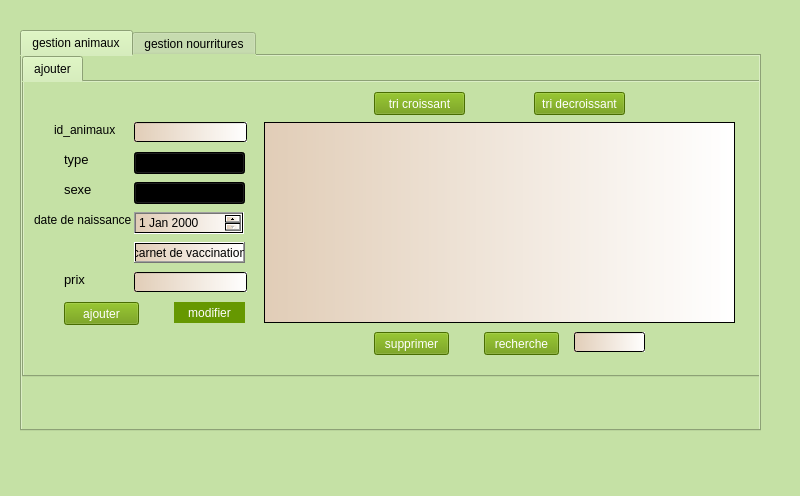
<?xml version="1.0" encoding="UTF-8"?>
<ui version="4.0">
 <class>MainWindow</class>
 <widget class="QMainWindow" name="MainWindow">
  <property name="geometry">
   <rect>
    <x>0</x>
    <y>0</y>
    <width>800</width>
    <height>496</height>
   </rect>
  </property>
  <property name="windowTitle">
   <string>MainWindow</string>
  </property>
  <property name="styleSheet">
   <string notr="true">background-color: rgb(197, 225, 165);</string>
  </property>
  <widget class="QWidget" name="centralwidget">
   <widget class="QTabWidget" name="table_nourritures_2">
    <property name="geometry">
     <rect>
      <x>20</x>
      <y>30</y>
      <width>741</width>
      <height>401</height>
     </rect>
    </property>
    <property name="styleSheet">
     <string notr="true">background-color: rgb(197, 225, 165);</string>
    </property>
    <property name="currentIndex">
     <number>0</number>
    </property>
    <widget class="QWidget" name="tab_4">
     <attribute name="title">
      <string>gestion animaux</string>
     </attribute>
     <widget class="QTabWidget" name="tabWidget">
      <property name="geometry">
       <rect>
        <x>0</x>
        <y>0</y>
        <width>741</width>
        <height>321</height>
       </rect>
      </property>
      <property name="styleSheet">
       <string notr="true">background-color: rgb(197, 225, 165);</string>
      </property>
      <property name="currentIndex">
       <number>0</number>
      </property>
      <widget class="QWidget" name="tab_5">
       <attribute name="title">
        <string>ajouter</string>
       </attribute>
       <widget class="QLabel" name="label_5">
        <property name="geometry">
         <rect>
          <x>40</x>
          <y>70</y>
          <width>71</width>
          <height>16</height>
         </rect>
        </property>
        <property name="text">
         <string>&lt;html&gt;&lt;head/&gt;&lt;body&gt;&lt;p&gt;&lt;span style=&quot; font-size:10pt;&quot;&gt;type&lt;/span&gt;&lt;/p&gt;&lt;/body&gt;&lt;/html&gt;</string>
        </property>
       </widget>
       <widget class="QLabel" name="label_6">
        <property name="geometry">
         <rect>
          <x>40</x>
          <y>100</y>
          <width>47</width>
          <height>13</height>
         </rect>
        </property>
        <property name="text">
         <string>&lt;html&gt;&lt;head/&gt;&lt;body&gt;&lt;p&gt;&lt;span style=&quot; font-size:10pt;&quot;&gt;sexe&lt;/span&gt;&lt;/p&gt;&lt;/body&gt;&lt;/html&gt;</string>
        </property>
       </widget>
       <widget class="QLabel" name="label_9">
        <property name="geometry">
         <rect>
          <x>40</x>
          <y>190</y>
          <width>51</width>
          <height>16</height>
         </rect>
        </property>
        <property name="text">
         <string>&lt;html&gt;&lt;head/&gt;&lt;body&gt;&lt;p&gt;&lt;span style=&quot; font-size:10pt;&quot;&gt;prix&lt;/span&gt;&lt;/p&gt;&lt;/body&gt;&lt;/html&gt;</string>
        </property>
       </widget>
       <widget class="QPushButton" name="pushButton">
        <property name="geometry">
         <rect>
          <x>40</x>
          <y>220</y>
          <width>75</width>
          <height>23</height>
         </rect>
        </property>
        <property name="styleSheet">
         <string notr="true">background-color: rgb(170, 170, 0);
border-radius: 10px 100px / 120px;
color: rgb(255, 255, 255);
background-color: rgb(102, 152, 1);</string>
        </property>
        <property name="text">
         <string>ajouter</string>
        </property>
       </widget>
       <widget class="QPushButton" name="pushButton_supp">
        <property name="geometry">
         <rect>
          <x>350</x>
          <y>250</y>
          <width>75</width>
          <height>23</height>
         </rect>
        </property>
        <property name="styleSheet">
         <string notr="true">border-radius: 10px 100px / 120px;
background-color: rgb(102, 152, 1);

color: rgb(255, 255, 255);</string>
        </property>
        <property name="text">
         <string>supprimer</string>
        </property>
       </widget>
       <widget class="QComboBox" name="le_sexe">
        <property name="geometry">
         <rect>
          <x>110</x>
          <y>100</y>
          <width>111</width>
          <height>22</height>
         </rect>
        </property>
        <property name="styleSheet">
         <string notr="true">background-color: qlineargradient(spread:pad, x1:0, y1:0, x2:1, y2:0, stop:0 rgba(225, 205, 183, 255), stop:1 rgba(255, 255, 255, 255));
selection-background-color: rgb(255, 170, 127);</string>
        </property>
        <item>
         <property name="text">
          <string>male</string>
         </property>
        </item>
        <item>
         <property name="text">
          <string>femelle</string>
         </property>
        </item>
       </widget>
       <widget class="QLabel" name="label_2">
        <property name="geometry">
         <rect>
          <x>10</x>
          <y>130</y>
          <width>101</width>
          <height>16</height>
         </rect>
        </property>
        <property name="text">
         <string>date de naissance</string>
        </property>
       </widget>
       <widget class="QDateEdit" name="la_date">
        <property name="geometry">
         <rect>
          <x>110</x>
          <y>130</y>
          <width>110</width>
          <height>22</height>
         </rect>
        </property>
        <property name="styleSheet">
         <string notr="true">background-color: qlineargradient(spread:pad, x1:0, y1:0, x2:1, y2:0, stop:0 rgba(225, 205, 183, 255), stop:1 rgba(255, 255, 255, 255));</string>
        </property>
       </widget>
       <widget class="QLabel" name="label">
        <property name="geometry">
         <rect>
          <x>30</x>
          <y>40</y>
          <width>71</width>
          <height>16</height>
         </rect>
        </property>
        <property name="text">
         <string>id_animaux</string>
        </property>
       </widget>
       <widget class="QLineEdit" name="le_id">
        <property name="geometry">
         <rect>
          <x>110</x>
          <y>40</y>
          <width>113</width>
          <height>20</height>
         </rect>
        </property>
        <property name="styleSheet">
         <string notr="true">
background-color: qlineargradient(spread:pad, x1:0, y1:0, x2:1, y2:0, stop:0 rgba(225, 205, 183, 255), stop:1 rgba(255, 255, 255, 255));</string>
        </property>
       </widget>
       <widget class="QPushButton" name="pushButton_5">
        <property name="geometry">
         <rect>
          <x>150</x>
          <y>220</y>
          <width>71</width>
          <height>21</height>
         </rect>
        </property>
        <property name="styleSheet">
         <string notr="true">background-color: rgb(170, 170, 0);
border-radius: 10px 25px ;

color: rgb(255, 255, 255);
background-color: rgb(102, 152, 1);</string>
        </property>
        <property name="text">
         <string>modifier</string>
        </property>
       </widget>
       <widget class="QTableView" name="table_animaux">
        <property name="geometry">
         <rect>
          <x>240</x>
          <y>40</y>
          <width>471</width>
          <height>201</height>
         </rect>
        </property>
        <property name="styleSheet">
         <string notr="true">background-color: qlineargradient(spread:pad, x1:0, y1:0, x2:1, y2:0, stop:0 rgba(225, 205, 183, 255), stop:1 rgba(255, 255, 255, 255));
selection-background-color: rgb(255, 170, 127);
border-top-color: rgb(85, 85, 255);
</string>
        </property>
       </widget>
       <widget class="QLineEdit" name="le_prix">
        <property name="geometry">
         <rect>
          <x>110</x>
          <y>190</y>
          <width>113</width>
          <height>20</height>
         </rect>
        </property>
        <property name="styleSheet">
         <string notr="true">background-color: qlineargradient(spread:pad, x1:0, y1:0, x2:1, y2:0, stop:0 rgba(225, 205, 183, 255), stop:1 rgba(255, 255, 255, 255));
</string>
        </property>
       </widget>
       <widget class="QPushButton" name="pushButton_7">
        <property name="geometry">
         <rect>
          <x>350</x>
          <y>10</y>
          <width>91</width>
          <height>23</height>
         </rect>
        </property>
        <property name="styleSheet">
         <string notr="true">background-color: rgb(170, 170, 0);
border-radius: 10px 100px / 120px;

color: rgb(255, 255, 255);
background-color: rgb(102, 152, 1);
</string>
        </property>
        <property name="text">
         <string>tri croissant</string>
        </property>
       </widget>
       <widget class="QPushButton" name="pushButton_4">
        <property name="geometry">
         <rect>
          <x>510</x>
          <y>10</y>
          <width>91</width>
          <height>23</height>
         </rect>
        </property>
        <property name="styleSheet">
         <string notr="true">background-color: rgb(170, 170, 0);
background-color: rgb(102, 152, 1);
border-radius: 10px 100px / 120px;

color: rgb(255, 255, 255);
</string>
        </property>
        <property name="text">
         <string>tri decroissant</string>
        </property>
       </widget>
       <widget class="QPushButton" name="pushButton_8">
        <property name="geometry">
         <rect>
          <x>460</x>
          <y>250</y>
          <width>75</width>
          <height>23</height>
         </rect>
        </property>
        <property name="styleSheet">
         <string notr="true">background-color: rgb(170, 170, 0);
background-color: rgb(102, 152, 1);
border-radius: 10px 100px / 120px;

color: rgb(255, 255, 255);
</string>
        </property>
        <property name="text">
         <string>recherche</string>
        </property>
       </widget>
       <widget class="QLineEdit" name="lineEdit">
        <property name="geometry">
         <rect>
          <x>550</x>
          <y>250</y>
          <width>71</width>
          <height>20</height>
         </rect>
        </property>
        <property name="styleSheet">
         <string notr="true">background-color: qlineargradient(spread:pad, x1:0, y1:0, x2:1, y2:0, stop:0 rgba(225, 205, 183, 255), stop:1 rgba(255, 255, 255, 255));</string>
        </property>
       </widget>
       <widget class="QPushButton" name="pushButton_9">
        <property name="geometry">
         <rect>
          <x>110</x>
          <y>160</y>
          <width>111</width>
          <height>21</height>
         </rect>
        </property>
        <property name="styleSheet">
         <string notr="true">background-color: qlineargradient(spread:pad, x1:0, y1:0, x2:1, y2:0, stop:0 rgba(225, 205, 183, 255), stop:1 rgba(255, 255, 255, 255));</string>
        </property>
        <property name="text">
         <string>carnet de vaccination</string>
        </property>
       </widget>
       <widget class="QComboBox" name="le_type">
        <property name="geometry">
         <rect>
          <x>110</x>
          <y>70</y>
          <width>111</width>
          <height>22</height>
         </rect>
        </property>
        <property name="styleSheet">
         <string notr="true">background-color: qlineargradient(spread:pad, x1:0, y1:0, x2:1, y2:0, stop:0 rgba(225, 205, 183, 255), stop:1 rgba(255, 255, 255, 255));
selection-background-color: rgb(255, 170, 127);


</string>
        </property>
        <item>
         <property name="text">
          <string>vache</string>
         </property>
        </item>
        <item>
         <property name="text">
          <string>mouton</string>
         </property>
        </item>
        <item>
         <property name="text">
          <string>poulet</string>
         </property>
        </item>
        <item>
         <property name="text">
          <string>oiseau</string>
         </property>
        </item>
       </widget>
      </widget>
     </widget>
    </widget>
    <widget class="QWidget" name="ajouter">
     <attribute name="title">
      <string>gestion nourritures</string>
     </attribute>
     <widget class="QTableWidget" name="tableWidget">
      <property name="geometry">
       <rect>
        <x>0</x>
        <y>-10</y>
        <width>671</width>
        <height>371</height>
       </rect>
      </property>
      <property name="styleSheet">
       <string notr="true">background-image: url(:/Downloads/89034140_630747411034849_6413585486710833152_n (1).jpg);</string>
      </property>
     </widget>
     <widget class="QTableWidget" name="tableWidget_5">
      <property name="geometry">
       <rect>
        <x>0</x>
        <y>0</y>
        <width>671</width>
        <height>361</height>
       </rect>
      </property>
     </widget>
     <widget class="QTabWidget" name="tabWidget_3">
      <property name="geometry">
       <rect>
        <x>30</x>
        <y>10</y>
        <width>621</width>
        <height>331</height>
       </rect>
      </property>
      <property name="currentIndex">
       <number>0</number>
      </property>
      <widget class="QWidget" name="tab_13">
       <attribute name="title">
        <string>ajouter</string>
       </attribute>
       <widget class="QLabel" name="label_19">
        <property name="geometry">
         <rect>
          <x>10</x>
          <y>30</y>
          <width>91</width>
          <height>16</height>
         </rect>
        </property>
        <property name="text">
         <string>&lt;html&gt;&lt;head/&gt;&lt;body&gt;&lt;p&gt;&lt;span style=&quot; font-size:10pt;&quot;&gt;id_nourriture&lt;/span&gt;&lt;/p&gt;&lt;/body&gt;&lt;/html&gt;</string>
        </property>
       </widget>
       <widget class="QLineEdit" name="le_id_nourr">
        <property name="geometry">
         <rect>
          <x>110</x>
          <y>30</y>
          <width>113</width>
          <height>20</height>
         </rect>
        </property>
       </widget>
       <widget class="QLabel" name="label_21">
        <property name="geometry">
         <rect>
          <x>30</x>
          <y>90</y>
          <width>47</width>
          <height>13</height>
         </rect>
        </property>
        <property name="text">
         <string>&lt;html&gt;&lt;head/&gt;&lt;body&gt;&lt;p&gt;&lt;span style=&quot; font-size:10pt;&quot;&gt;nom&lt;/span&gt;&lt;/p&gt;&lt;p&gt;&lt;br/&gt;&lt;/p&gt;&lt;/body&gt;&lt;/html&gt;</string>
        </property>
       </widget>
       <widget class="QLabel" name="label_22">
        <property name="geometry">
         <rect>
          <x>20</x>
          <y>120</y>
          <width>47</width>
          <height>16</height>
         </rect>
        </property>
        <property name="text">
         <string>&lt;html&gt;&lt;head/&gt;&lt;body&gt;&lt;p&gt;&lt;span style=&quot; font-size:10pt;&quot;&gt;quantité&lt;/span&gt;&lt;/p&gt;&lt;/body&gt;&lt;/html&gt;</string>
        </property>
       </widget>
       <widget class="QLabel" name="label_23">
        <property name="geometry">
         <rect>
          <x>20</x>
          <y>150</y>
          <width>71</width>
          <height>16</height>
         </rect>
        </property>
        <property name="text">
         <string>&lt;html&gt;&lt;head/&gt;&lt;body&gt;&lt;p&gt;&lt;span style=&quot; font-size:10pt;&quot;&gt;prix_unitaire&lt;/span&gt;&lt;/p&gt;&lt;/body&gt;&lt;/html&gt;</string>
        </property>
       </widget>
       <widget class="QLineEdit" name="la_qt">
        <property name="geometry">
         <rect>
          <x>110</x>
          <y>120</y>
          <width>113</width>
          <height>20</height>
         </rect>
        </property>
       </widget>
       <widget class="QPushButton" name="ajout_nourr">
        <property name="geometry">
         <rect>
          <x>150</x>
          <y>180</y>
          <width>75</width>
          <height>23</height>
         </rect>
        </property>
        <property name="text">
         <string>ajouter</string>
        </property>
       </widget>
       <widget class="QLineEdit" name="le_prix_un">
        <property name="geometry">
         <rect>
          <x>110</x>
          <y>150</y>
          <width>113</width>
          <height>20</height>
         </rect>
        </property>
       </widget>
       <widget class="QTableView" name="table_nourritures">
        <property name="geometry">
         <rect>
          <x>340</x>
          <y>40</y>
          <width>261</width>
          <height>221</height>
         </rect>
        </property>
       </widget>
       <widget class="QPushButton" name="supp_nourr">
        <property name="geometry">
         <rect>
          <x>530</x>
          <y>270</y>
          <width>75</width>
          <height>23</height>
         </rect>
        </property>
        <property name="text">
         <string>supprimer</string>
        </property>
       </widget>
       <widget class="QPushButton" name="pushButton_3">
        <property name="geometry">
         <rect>
          <x>250</x>
          <y>180</y>
          <width>75</width>
          <height>23</height>
         </rect>
        </property>
        <property name="text">
         <string>modifier</string>
        </property>
       </widget>
       <widget class="QComboBox" name="le_nom">
        <property name="geometry">
         <rect>
          <x>110</x>
          <y>90</y>
          <width>111</width>
          <height>22</height>
         </rect>
        </property>
        <item>
         <property name="text">
          <string>blé</string>
         </property>
        </item>
        <item>
         <property name="text">
          <string>orge</string>
         </property>
        </item>
        <item>
         <property name="text">
          <string>mais</string>
         </property>
        </item>
       </widget>
      </widget>
     </widget>
    </widget>
   </widget>
  </widget>
  <widget class="QMenuBar" name="menubar">
   <property name="geometry">
    <rect>
     <x>0</x>
     <y>0</y>
     <width>800</width>
     <height>21</height>
    </rect>
   </property>
  </widget>
  <widget class="QStatusBar" name="statusbar"/>
 </widget>
 <resources/>
 <connections/>
</ui>
